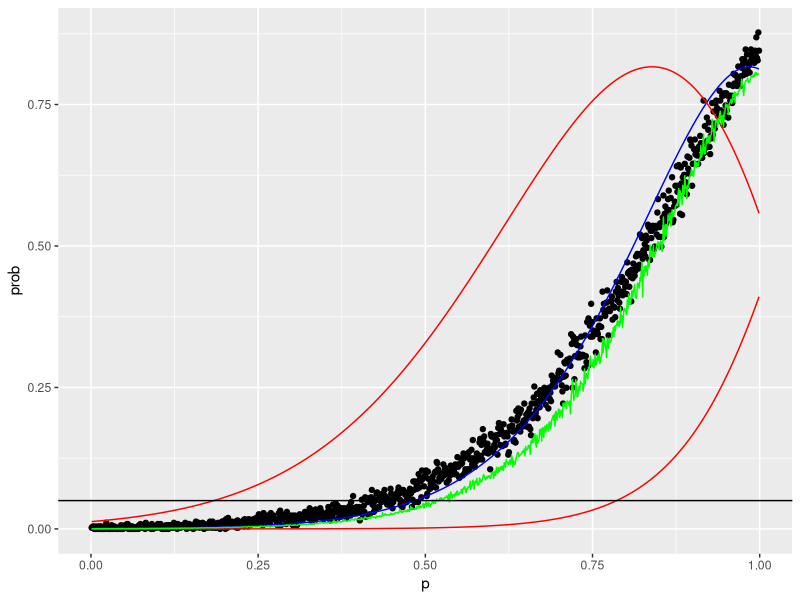

Generate this figure with R:
## ---- chunk 1
knitr::opts_chunk$set(echo = TRUE)
## ---- chunk 2
library(ggplot2)
library(tidyverse)
## ---- chunk 3
N_n = 20024
D_n = 4565

n  = 449
d = 13
## ---- chunk 4
N_n = 1408 + 3918 + 8583
D_n = 208 + 312+ 309

d = 4
n = 54 + 234+ 177

## ---- chunk 5

mu_p <- function (p){
  return (((1-p)*D_n)/N_n)
}

d_p <- function(p){
  return (mu_p(p)*n)
}

## ---- chunk 6
p <- seq(0.001, 0.999, by= 0.001)
n_sample = 10000
#p(d<13|N, d, p)

prob <- rep(0, length(p))
prob2 <- rep(0, length(p))
prob3 <- rep(0, length(p))
quantile025 <- rep(0, length(p))
quantile975 <- rep(0, length(p))
for (i in 1:length(prob)){
  alpha = (d_p(p[i]) + d + 1)
  beta = 2*n
  mu <- rgamma(n, shape = alpha, scale = 1/beta)
  #mu = (d_p(p[i]) + d)/(2*n)
  draw <- rpois(n, mu*n)
  count <- which(draw<=d)
  prob[i]<- length(count)/length(draw)
  map_mu <- (d_p(p[i]) + d)/(2*n)
  mean_mu <- mean(mu)
  q_025 <- qgamma(0.025, shape = alpha, scale = 1/beta)
  q_975 <- qgamma(0.975, shape = alpha, scale = 1/beta)

  x = seq(1, d, 1)
  prob2[i] <- sum(dpois(x, map_mu*n))
  quantile025[i] <- sum(dpois(x, q_025*n))
  quantile975[i] <- sum(dpois(x, q_975*n))
  prob3[i] <- sum(dpois(x, mean_mu*n))
}

ggplot(data = tibble(p, prob, prob2, prob3, quantile025, quantile975), aes(p, prob)) + geom_point() + geom_line(aes(p, prob2), col = "blue") + geom_line(aes(p, quantile025), col = "red") + geom_line(aes(p, quantile975), col = "red")+ geom_line(aes(p, prob3), col = "green")+geom_hline(yintercept = 0.05)
#ggplot(data = tibble(p, prob2), aes(p, prob2)) + geom_line() + geom_hline(yintercept = 0.05)
## ---- chunk 7
mu <- D_n/N_n
mu
## ---- chunk 8
#index 724 = 0.05
#misreporting rate 72.4 % 

#true mortality rate: 

mu_p(0.724)

#true number of cases

all_death <- 4710
all_confirmed <- 38802

cases <- all_confirmed/(1-0.724) #not able to reproduce the result for china, I get 85000 report says 15000
cases
N_n

true_deathrate <- all_death/cases
true_deathrate
## ---- chunk 9
peaple_60_plus = 4436518
people_60_min = 10131501

true_case_60 = N_n/(1-0.724)
true_cases_tot = true_case_60 + true_case_60*people_60_min/peaple_60_plus
true_cases_tot
## ---- chunk 10
mu_p(0.48)
## ---- chunk 11
mu_p(0.18)
mu_p(0.79)
## ---- chunk 12
78191/(1-0.48)
## ---- chunk 13
167/(1-0.48)
## ---- chunk 14
1023/(44672/(1-0.48))
